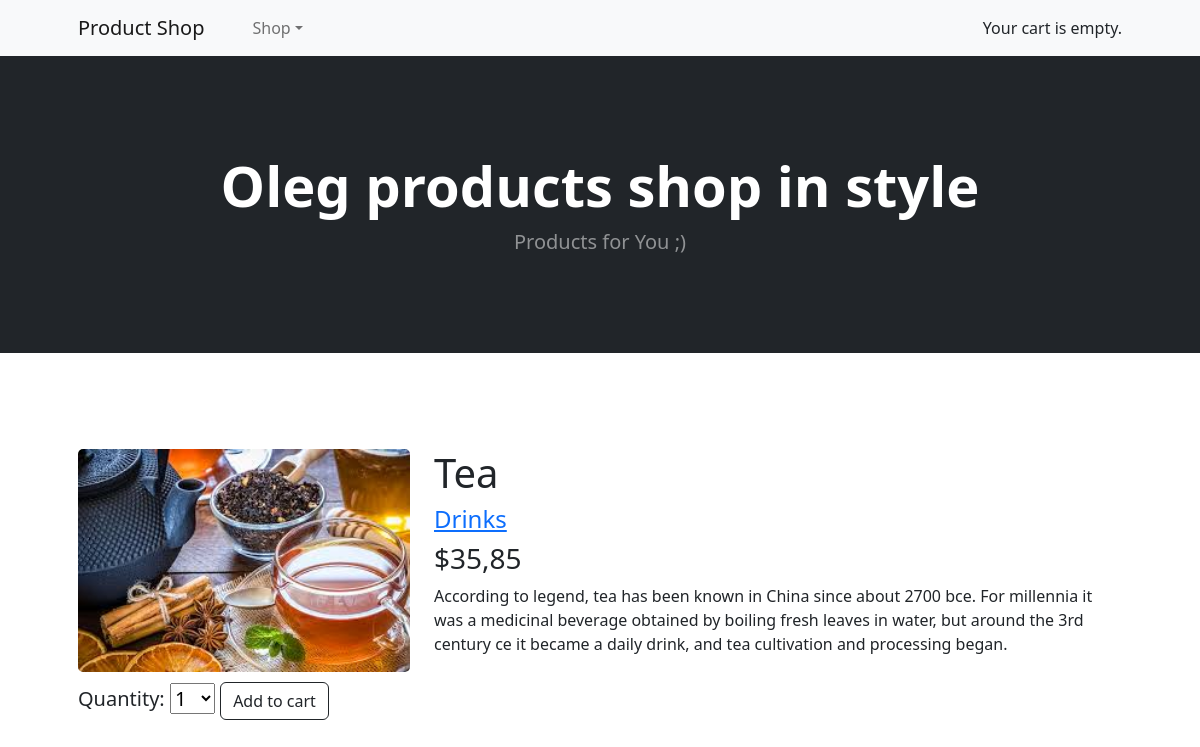
The page /1/tea/ on the database its author committed.
### shop/models.py (models this page shows, shortened)
class Product(models.Model):
    category = models.ForeignKey(Category, related_name='products', on_delete=models.CASCADE)
    name = models.CharField(max_length=200, db_index=True)
    slug = models.SlugField(max_length=200, db_index=True)
    image = models.ImageField(upload_to='products/%Y/%m/%d', blank=True)
    description = models.TextField(blank=True)
    price = models.DecimalField(max_digits=10, decimal_places=2)
    stock = models.PositiveIntegerField()
    available = models.BooleanField(default=True)
    created = models.DateTimeField(auto_now_add=True)
    updated = models.DateTimeField(auto_now=True)
    class Meta:
        ordering = ('name',)
        index_together = (('id', 'slug'),)

class Category(models.Model):
    name = models.CharField(max_length=200, db_index=True)
    slug = models.SlugField(max_length=200, db_index=True, unique=True)
    class Meta:
        ordering = ('name',)
        verbose_name = 'Категория'
        verbose_name_plural = 'Категории'
    def __str__(self):
        return self.name
    def get_absolute_url(self):
        return reverse('shop:product_list_by_category',
                        args=[self.slug])

### shop/views.py (the view)
def product_detail(request, id, slug):
    product = get_object_or_404(Product,
                                id=id,
                                slug=slug,
                                available=True)
    cart_product_form = CartAddProductForm()
    return render(request, 'shop/product/detail.html', {'product': product,
                                                        'cart_product_form': cart_product_form})

### cart/forms.py
class CartAddProductForm(forms.Form):
    quantity = forms.TypedChoiceField(choices=PRODUCT_QUANTITY_CHOICES, coerce=int)
    update = forms.BooleanField(required=False, initial=False, widget=forms.HiddenInput)

### cart/cart.py (called while the page is built)
    def __len__(self):
        return sum(item['quantity'] for item in self.cart.values())

### cart/context_processors.py (called while the page is built)
def cart(request):
    return {'cart': Cart(request)}

### shop/templates/shop/product/detail.html (shortened to what this page needs)
{% extends "shop/base.html" %}
{% load static %}
{% block content %}
    <div class="row" style="width: 100%;">
        <div class="col-md-4">
            <img class="item-img" src="{% if product.image %}{{ product.image.url }}{% else %}{% static 'img/no_image.png' %}{% endif %}">
        </div>
         <div class="col-md-8">
            <h1>{{ product.name }}</h1>
            <h4><a href="{{ product.category.get_absolute_url }}">{{ product.category }}</a></h4>
            <h3 class="price">${{ product.price }}</h3>
            {{ product.description|linebreaks }}
         </div>
        <br>
        <form action="{% url 'cart:cart_add' product.id %}" method="post" style="margin-top: 10px;">
            <h5>{{ cart_product_form }}
            <input class="btn btn-outline-dark mt-auto" type="submit" value="Add to cart"></h5>
        </form>
    </div>
{% endblock %}

### rows shown on the page
Product: image (picture), name "Tea", category "Drinks", price "35,85", description "According to legend, tea has been known in China since about 2700 bce. For millennia it was a medicinal beverage obtained by boiling fresh leaves in water, but around the 3rd century ce it became a daily drink, and tea cultivation and processing began."
